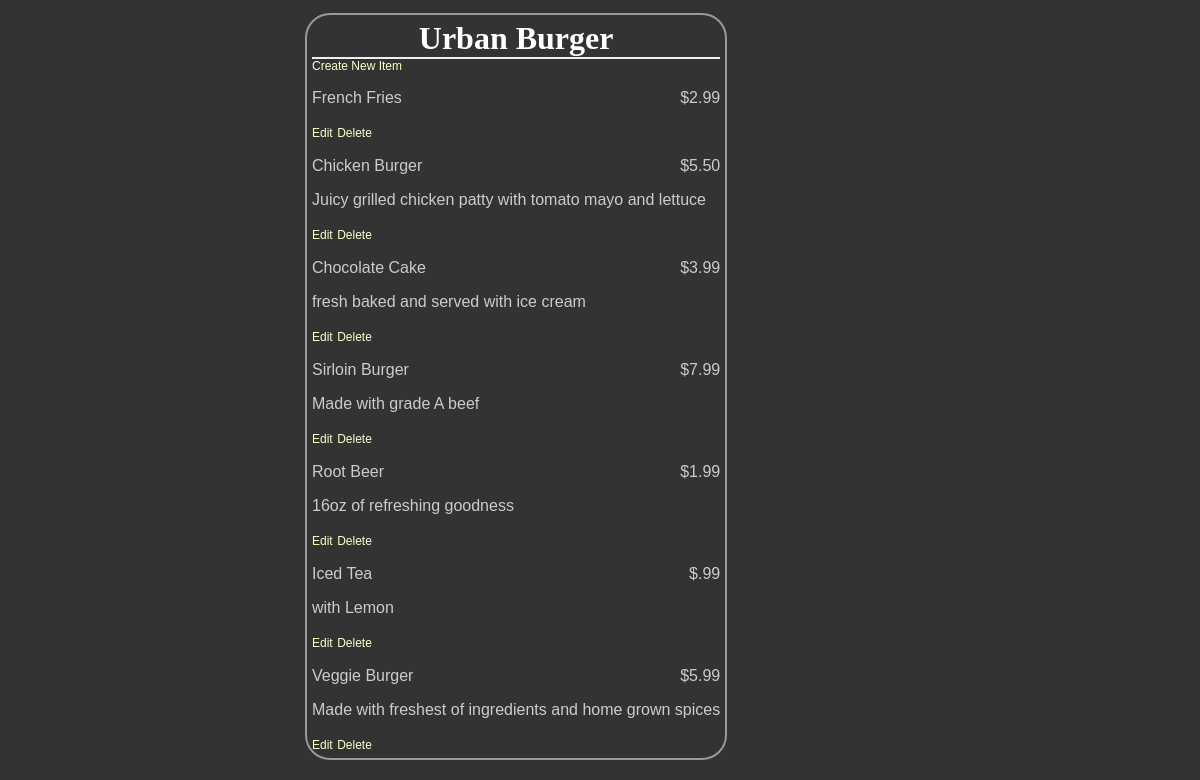
Page /restaurants/1/ on the committed database.
### db_setup.py (models this page shows, shortened)
class Restaurant(Base):
    __tablename__ = 'restaurant'
    id = Column(Integer, primary_key=True)
    name = Column(String(250), nullable=False)

class MenuItem(Base):
    __tablename__ = 'menu_item'
    name = Column(String(80), nullable=False)
    id = Column(Integer, primary_key=True)
    description = Column(String(250))
    price = Column(String(8))
    course = Column(String(250))
    restaurant_id = Column(Integer, ForeignKey('restaurant.id'))
    restaurant = relationship(Restaurant)

### project.py (the view)
@app.route('/restaurants/<int:restaurant_id>/')
def restaurantMenu(restaurant_id):
    session = start()
    restaurant = session.query(Restaurant).filter_by(id=restaurant_id).one()
    items = session.query(MenuItem).filter(MenuItem.restaurant_id == restaurant_id)
    close(session)
    return render_template('menu.html', restaurant=restaurant, items=items, restaurant_id=restaurant_id)

### project.py (called while the page is built)
def start():
    DBSession = sessionmaker(bind=engine)
    session = DBSession()
    return session

def close(session):
    session.close()

### templates/menu.html (shortened to what this page needs)
<html>
<head>
    <link rel=stylesheet type=text/css href="{{ url_for('static', filename='styles.css') }}">
</head>
<body>
<div class='pane'>
    <div class='header'>
        <h1>{{ restaurant.name }}</h1>
    </div>
    <a href="{{url_for('newMenuItem', restaurant_id = restaurant.id) }}">Create New Item</a>
    {% for i in items %}
    <div class='nameAndPrice'>
        <span class='name'><p>{{i.name}}</p></span>
        <span class='price'>
		<p>{{i.price}} </p>
	</span>
    </div>
    <div class='description'>
        <p>{{i.description}}</p>
    </div>
    <div class="editdeletepane">
        <a href="{{url_for('editMenuItem',restaurant_id = restaurant.id, menu_id=i.id)}}">Edit</a>
        <a href="{{url_for('deleteMenuItem', restaurant_id = restaurant.id, menu_id=i.id)}}">
            Delete</a>
    </div>
    {% endfor %}
</div>
</body>
</html>

### static/styles.css (style rules this page uses)
body { font-family: sans-serif; background-color: #333333 }
h1, h2, h3, h4 { color: #ffffff; }
h1, h2 { font-family: 'georgia', serif; margin: 0; }
h1 { border-bottom: 2px solid #eee; }
p, dd, dt { color: #cccccc; }
a { text-decoration: none; color: #ffffcc; font-size: .75em; }
.pane { position: absolute; left: 25%; border: 2px solid; border-radius: 25px; padding: 5px; margin: 5px; border-color: #999999; background-color: #333333 }
.header { left: 50%; text-align: center; }
.name { width: 50%; display: inline-block; float: left; }
.price { text-align: right; width: 50%; float: right; }

### rows in the picture
Restaurant: name "Urban Burger"
MenuItem: name "French Fries", price "$2.99"
MenuItem: name "Chicken Burger", price "$5.50", description "Juicy grilled chicken patty with tomato mayo and lettuce"
MenuItem: name "Chocolate Cake", price "$3.99", description "fresh baked and served with ice cream"
MenuItem: name "Sirloin Burger", price "$7.99", description "Made with grade A beef"
MenuItem: name "Root Beer", price "$1.99", description "16oz of refreshing goodness"
MenuItem: name "Iced Tea", price "$.99", description "with Lemon"
MenuItem: name "Veggie Burger", price "$5.99", description "Made with freshest of ingredients and home grown spices"
